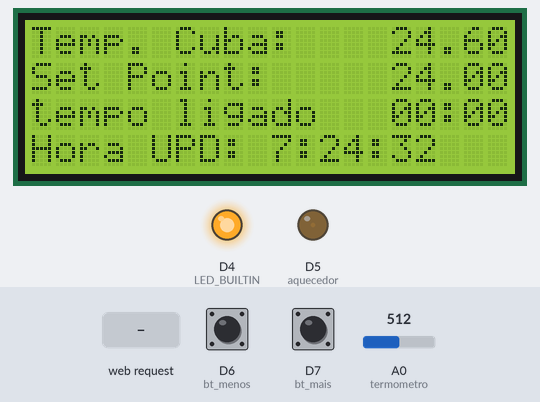
A sketch run on a simulated ESP8266 (NodeMCU). Shown: 20×4 character LCD, output pins drawn as LEDs (lit = HIGH, except the on-board LED, lit = LOW). Inputs (shaded band) come from the test bench; at power-on: A0 (termometro) = 512, D6 (bt_menos) HIGH, D7 (bt_mais) HIGH. WiFi joins after 1.5 s; servers stay silent unless stated; what the sketch prints to the serial monitor is not drawn.

Above: at 3.9 s.
4.0 s: A0 (termometro) set to 170
At 6.62 s:
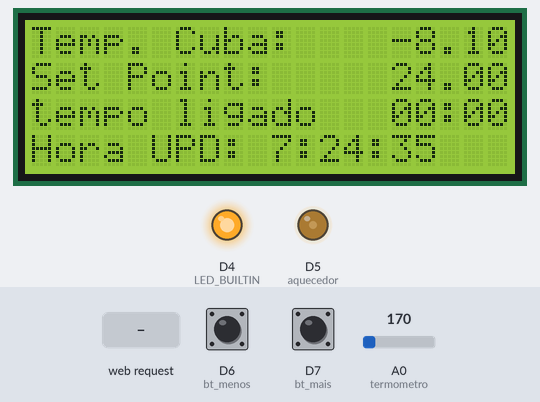
7.0 s: A0 (termometro) set to 140
At 7.52 s:
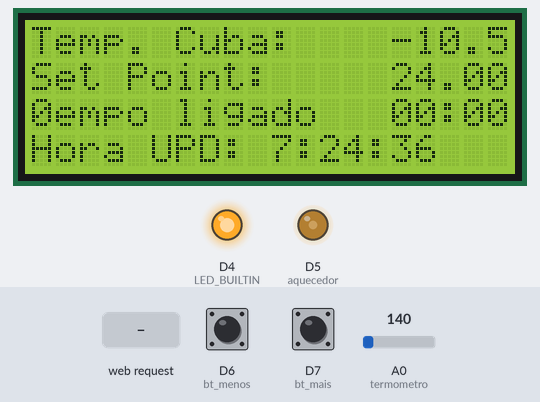
10.0 s: A0 (termometro) set to 0
At 12.8 s:
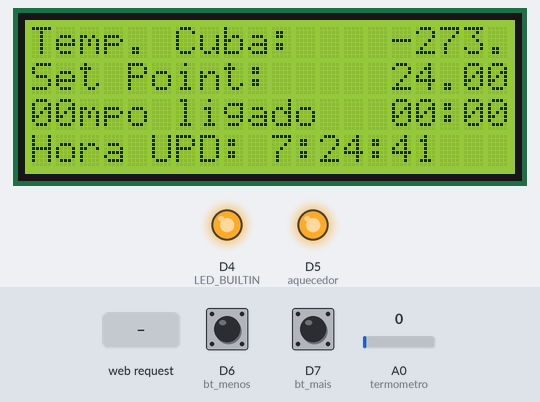
13.0 s: HTTP request GET /LEDOff received
At 14.1 s:
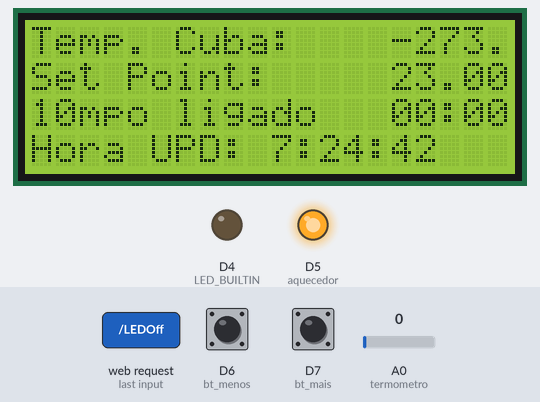
16.0 s: A0 (termometro) set to 3
At 18.1 s:
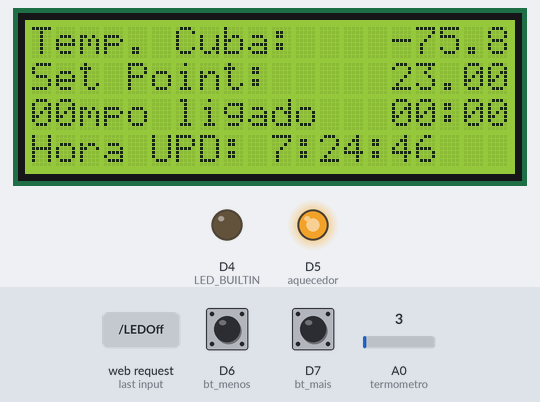
18.3 s: A0 (termometro) set to 716
At 18.86 s:
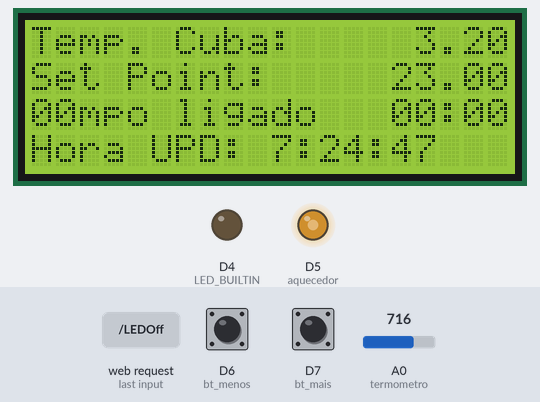
Timing chart, 0 to 24.6 s (numbered marks = the images above; inputs shaded):
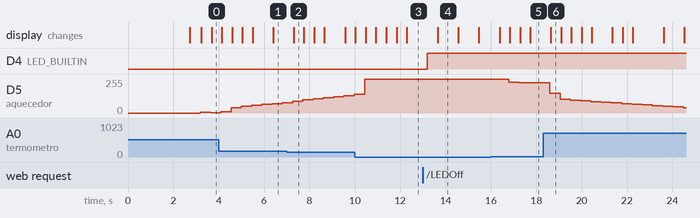

Measured:
- the behaviour switches between 157 and 156 on A0 (termometro) (found by bisection; images 1 and 2)
- after the input at 7.0 s, the display: changes after 0.30 s (image 2)
- after the input at 10.0 s, the display: first differs from a run without the input after 0.47 s (image 3 shows a later state)
- after the input at 13.0 s, D4 (LED_BUILTIN): LOW → HIGH after 0.20 s
- after the input at 16.0 s, D5 (aquecedor): 255/255 → 231/255 after 0.79 s, → 226/255 0.45 s later
- after the input at 18.3 s, D5 (aquecedor): moves from 226/255 to 41/255 over 5.9 s, starting after 0.30 s
- what the display in image 2 shows lasts 0.5 s, from 7.3 s to 7.8 s

The sketch:

Sous_vide_lcd_i2c_esp8266_web_WIFI.ino
```cpp
/*
    desenvolvido por:
    Cesar Costa e Samuel Oliveira Costa
    09/2022


*/

//includes
#include <ESP8266WiFi.h>
#include <WiFiClient.h>
#include <ESP8266WebServer.h>
#include <ESP8266WiFiMulti.h>
#include <WiFiUdp.h>
#include <Wire.h>  //INCLUSÃO DE BIBLIOTECA
#include <LiquidCrystal_I2C.h> //INCLUSÃO DE BIBLIOTECA


//criar instancias
LiquidCrystal_I2C lcd(0x27, 20, 4); // Default address of most PCF8574 modules, change according

//Cria uma instancia da classe ESP8266WiFiMulti, chamada 'wifiMulti'
ESP8266WiFiMulti wifiMulti;
//Cria uma instancia da classe WifiUDP para enviar e receber dados
WiFiUDP UDP;

IPAddress timeServerIP;

ESP8266WebServer server(80); //instanciar servidor no porto 80


//defines

#define aquecedor D5

#define termometro A0
#define bt_mais D7
#define bt_menos D6
#define bt_enter D0


//Constantes e Variaveis

// Altere com as suas credenciais
const char *ssid = "ap fran";
const char *password = "franOcosta11";

//Define o servidor NTP utilizado
const char* NTPServerName = "b.ntp.br";
//Time stamp do NTP se encontra nos primeiros 48 bytes da mensagem
const int NTP_PACKET_SIZE = 48;
//Buffer para armazenar os pacotes transmitidos e recebidos
byte NTPBuffer[NTP_PACKET_SIZE];

//Requisita horario do servidor NTP a cada minuto
unsigned long intervalNTP = 60000;
unsigned long prevNTP = 0;
unsigned long lastNTPResponse = millis();
uint32_t timeUNIX = 0;
unsigned long prevActualTime = 0;

String page = "";

int medir;
int medir_anterior = 0;
int seconds = 0;
float now;
float   timeChange;
float lastTime = 0.0;
float error;
float lastErr = 0.0;
float dErr;
float errSum;
float kp = 1.0;
float ki = 0.50;
float kd = 0.0;
float Setpoint = 0.0;
float Input;
float Output;
float saida;
float kmax = 255.0;
float kmin = 0.0;
float Resistance;
float Temp;
int TempRound;
float Temp_anterior = 0.0;
float Temp_acumuladaX50 = 0.0;
float Temp_acumuladaX10 = 0.0;
int dTEmp, dSet, dHora, dMinuto;

unsigned long segundos;
unsigned long minutos;
unsigned int horas;
unsigned int minuto;
unsigned int hora;
int dias;


//****************************************//

int PID() {
  now = millis();
  timeChange =  ((unsigned long)now - lastTime) / 1000;   //((long)now - lastTime) / 1000;

  error = Setpoint - Input;
  if (error > kmax)error = kmax;
  if (error < kmin - kmax)error = kmin - kmax;

  errSum += (error * timeChange);
  if (errSum > kmax)errSum = kmax;
  if (errSum < kmin - kmax)errSum = kmin - kmax;

  dErr = (error - lastErr) / timeChange;
  if (dErr > kmax)dErr = kmax;
  if (dErr < kmin - kmax)dErr = kmin - kmax;

  Output = (kp * error) + (ki * errSum) + (kd * dErr);
  //  Output=Output*-1;
  if (Output > kmax)Output = kmax;
  if (Output < kmin)Output = kmin;

  lastErr = error;
  lastTime = now;
  return Output;
}

//****************************************//

void medir_temp() {


  medir = analogRead(termometro);
  medir = (medir + medir_anterior) / 2;
  medir_anterior = medir;


  Resistance = ((10240000.0 / medir) - 10000);
  /******************************************************************/
  /* Utilizes the Steinhart-Hart Thermistor Equation:        */
  /*    Temperature in Kelvin = 1 / {A + B[ln(R)] + C[ln(R)]^3}   */
  /*    where A = 0.001129148, B = 0.000234125 and C = 8.76741E-08  */
  /******************************************************************/

  Temp = log(Resistance);
  Temp = 1 / (0.001129148 + (0.000234125 * Temp) + (0.0000000876741 * Temp * Temp * Temp));
  Temp = Temp - 273.15;  // Convert Kelvin to Celsius
  Temp = (Temp + Temp_anterior) / 2;
  Temp_anterior = Temp;

}

//****************************************//

void setup()
{


  //Pagina HTML
  page = "<html><head><title>Controle Sinaleiro</title></head>"//barra de titulo
         "<body>    <h1>      <em><strong>Sinaleiro programavel</strong></em></h1>    <p>"
         "<a href=\"LEDOn\"><button style=\"background: #069cc2; border-radius: 6px; padding: 15px; cursor: pointer; color: #fff; border: none; font-size: 26px;\">Ligar o Led Azul </button></a>"  // botão extra
         "<p>   <strong><a href=\"LEDOn\"><button>ON</button></a></strong></p>  " // botão pequeno
         "<p> <p> <p> <p>          <p>      "
         "<strong>&nbsp;<a href=\"LEDOff\"><button>OFF</button></a></strong></p>  </body></html>"

         "<p> <p> <p> <p>          "

         "<a href=\"LEDOff\"><button style=\"background: #111213; border-radius: 6px; padding: 15px; cursor: pointer; color: #fff; border: none; font-size: 26px;\">Desligar o Led Azul </button></a>"  // botão extra

         ;  //segundo botão


  //DEsligar PINs
  pinMode(LED_BUILTIN, OUTPUT);
  digitalWrite(LED_BUILTIN, LOW);

  delay(1000);
  Serial.begin(9600);
  WiFi.begin(ssid, password); //Iniciar ligação à rede Wi-Fi
  Serial.println("");

  // Aguardar por ligação
  while (WiFi.status() != WL_CONNECTED)
  {
    delay(500);
    Serial.print(".");
  }
  Serial.println("");
  Serial.print("Ligado a: ");
  Serial.println(ssid);
  Serial.print("Endereço IP: ");
  Serial.println(WiFi.localIP());

  server.on("/", []() {
    server.send(200, "text/html", page);
  });
  server.on("/LEDOn", []() {
    Setpoint++;

    server.send(200, "text/html", page);
    digitalWrite(LED_BUILTIN, LOW);


  });
  server.on("/LEDOff", []() {
    Setpoint--;

    server.send(200, "text/html", page);
    digitalWrite(LED_BUILTIN, HIGH);
  });
  server.on("/ATHora", []() {
    server.send(200, "text/html", page);
    digitalWrite(LED_BUILTIN, LOW);
    delay(1000);
    digitalWrite(LED_BUILTIN, HIGH);
    delay(1000);
  });
  server.begin();
  Serial.println("Web server Inicializado!");


  ///hora UDP

  startUDP();
  if (!WiFi.hostByName(NTPServerName, timeServerIP))
  {
    //Obtem o endereco IP do servidor NTP
    Serial.println("DNS lookup failed. Rebooting.");
    Serial.flush();
    ESP.reset();
  }
  Serial.print("IP do servidor NTP:t");
  Serial.println(timeServerIP);
  Serial.println("rnEnviando requisicao NTP...");
  sendNTPpacket(timeServerIP);


  /// end hora UPD


  // lcd

  lcd.init();
  lcd.backlight();
  Serial.begin(9600);
  Serial.println("Setpoint , temperatura , Output");

  pinMode(aquecedor, OUTPUT);
  pinMode(termometro, INPUT);
  pinMode(bt_mais, INPUT_PULLUP);
  pinMode(bt_menos, INPUT_PULLUP);


  lcd.setCursor(0, 0);
  lcd.print("Temp. Cuba: ");
  lcd.setCursor(0, 1);
  lcd.print("Set Point: ");
  lcd.setCursor(0, 2);
  lcd.print("tempo ligado");
  lcd.setCursor(17, 2);
  lcd.print(":");
  lcd.setCursor(0, 3);
  lcd.print("HORA UPD");
  lcd.setCursor(17, 3);
  lcd.print(":");

for(int i=0 ; i<50;i++){
  medir_temp();
  delay(1);
}
  int temperatura = Temp;
  Setpoint = temperatura;

}

void loop()
{


server.handleClient();

  /// hora CERTA
  unsigned long currentMillis = millis();
  if (currentMillis - prevNTP > intervalNTP)
  {
    //Verificar se passou um minuto da ultima requisicao
    prevNTP = currentMillis;
    Serial.println("rnEnviando requisicao NTP ...");
    sendNTPpacket(timeServerIP);
  }
  uint32_t time = getTime();
  if (time)
  {
    timeUNIX = time - 10800;
    Serial.print("Resposta NTP:t");
    Serial.println(timeUNIX);
    lastNTPResponse = currentMillis;
  }
  else if ((currentMillis - lastNTPResponse) > 3600000) {
    Serial.println("Mais de 1 hora desde a ultima resposta NTP. Reiniciando.");
    Serial.flush();
    ESP.reset();
  }
  uint32_t actualTime = timeUNIX + (currentMillis - lastNTPResponse) / 1000;
  if (actualTime != prevActualTime && timeUNIX != 0)
  {
    //Verifica se passou um segundo desde a ultima impressao de valores no serial monitor
    prevActualTime = actualTime;
    //Serial.printf("rUTC time:t%d:%d:%d   ", getHours(actualTime), getMinutes(actualTime), getSeconds(actualTime));
    //Serial.println();
  }


//Pagina HTML
  page = "<html><head><title>Controle Temperatura Sous Vide</title></head>"//barra de titulo
         "<body>    <h1>      <em><strong> Controle Temperatura Sous Vide </strong></em></h1>    <p>"


         "<a href=\"LEDOn\"><button style=\"background: #069cc2; border-radius: 6px; padding: 15px; cursor: pointer; color: #fff; border: none; font-size: 26px;\">Subir Setpoint Led On </button></a>"  // botão extra


         "<a href=\"LEDOff\"><button style=\"background: #111213; border-radius: 6px; padding: 15px; cursor: pointer; color: #fff; border: none; font-size: 26px;\">Descer Setpoint Led Off</button></a>"  // botão extra

         "<p><a href=\"ATHora\"><button style=\"background: #111213; border-radius: 6px; padding: 15px; cursor: pointer; color: #fff; border: none; font-size: 26px;\"> Atualizar Temperatura e  piscar led </button></a>"  // botão extra
         "<p><body>    <h1>      <em><strong>Data da Leitura:  "
         ;  //segundo botão


  page = page + (String(getHours(actualTime)));
  page = page + ":";
  page = page + (String(getMinutes(actualTime)));
  page = page + ":";
  page = page + (String(getSeconds(actualTime)));
  page = page+ "<br>Tempo Ligado: ";
  page = page + (hora);
  page = page + ":";
   page = page + (minuto);

  page = page + " </strong></em></h1>    <p>";

  page = page + "<hr/><p><body>    <h1>      <em><strong>Ultima Leitura:  ";
  page = page + (String (Temp));
  page = page + "`C <br> Setpoint ajustado em: ";
  page = page + (String (Setpoint));

  page = page + "  <img  alt=\"alternative text for the liked image\""
         "src=\"http://zequielmarmores.com.br/wp-content/uploads/2015/01/negroMarquinaEspanhol.jpg\""
         "width=\"5\"     height=\"133\"    border=\"5\"    style=\"border:1px solid #337AB7\" />";


  page = page + "<img  alt=\"alternative text for the liked image\""
         "src=\"http://zequielmarmores.com.br/wp-content/uploads/2015/01/rojoAlicante.jpg\""
         "width=\"75\"    height=\"";
  page = page + (String(Temp + 1));
  page = page + "\"    border=\"5\"    style=\"border:1px solid #337AB7\" /><img  alt=\"alternative text for the liked image\""
         "src=\"http://zequielmarmores.com.br/wp-content/uploads/2015/01/qsAzulEstrelar.jpg\""
         "width=\"75\"    height=\"";
  page = page + (String(Setpoint + 1));


  page = page + "\"    border=\"5\"    style=\"border:1px solid #337AB7\" /><img  alt=\"alternative text for the liked image\""
         "src=\"http://zequielmarmores.com.br/wp-content/uploads/2015/01/negroMarquinaEspanhol.jpg\""
         "width=\"5\"     height=\"133\"    border=\"5\"    style=\"border:1px solid #337AB7\" />"
         "<hr/><img alt=\"html image example\" src=\"https://www.vectorlogo.zone/logos/arduino/arduino-official.svg\"  />";


  page = page + " </strong></em></h1>    <p>";


  //    //Mostra o horario atualizado
  //       Serial.println("");
  //        Serial.print( String(getHours(actualTime)));
  //         Serial.print( ":");
  //          Serial.print(String(getMinutes(actualTime)));
  //         Serial.print( ":");
  //       Serial.print( String(getSeconds(actualTime)));


  /// em hora certa


  //programa sous vide


  segundos = millis() / 1000;
  minutos = segundos / 60;
  horas = minutos / 60;
  minuto = minutos % 60;
  hora = horas % 24;
  dias = hora / 24;

  if (!digitalRead(bt_mais)) {
    Setpoint++;
    delay(1);
  }
  if (!digitalRead(bt_menos)) {
    Setpoint--;
    delay(1);
  }

  medir_temp();

  for (int j = 0 ; j < 9; j++) {
    for (int i = 0; i < 49; i++) {

      Temp_acumuladaX50 = Temp_acumuladaX50 + Temp;
      medir_temp();
      delayMicroseconds(800);
    }
    delayMicroseconds(500);
    Temp = Temp_acumuladaX50 / 50.0;
    TempRound = Temp * 10;
    Temp = TempRound / 10.0;

    Temp_acumuladaX50 = Temp_acumuladaX50 / 50.0;
    Temp_acumuladaX10 = Temp_acumuladaX10 + Temp;
  }
  Temp = Temp_acumuladaX10 / 10.0;
  TempRound = Temp * 10;
  Temp = TempRound / 10.0;

  Temp_acumuladaX10 = Temp_acumuladaX10 / 10;


  Input = Temp;
  saida = PID();
  analogWrite(aquecedor, saida);

  //lcd.clear();
  lcd.setCursor(15, 0);
  if (Temp < 0 && dTEmp != -1) {
    lcd.print("     ");
    lcd.setCursor(15, 0);
  }  else if (Temp == 0 && dTEmp != 0) {
    lcd.print("     ");
    lcd.setCursor(16, 0);
  } else if (Temp < 10 && dTEmp != 10) {
    lcd.print("     ");
    lcd.setCursor(16, 0);
  } else if (Temp < 100 && dTEmp != 100) {
    lcd.print("     ");
    lcd.setCursor(15, 0);
  }
  lcd.print(Temp);

  lcd.setCursor(15, 1);
  if (Setpoint < 10 && dSet != 10) {
    lcd.print("    ");
    lcd.setCursor(16, 1);
  } else if (Setpoint < 100 && dSet != 100) {
    lcd.print("    ");
    lcd.setCursor(15, 1);
  }
  lcd.print(Setpoint);

  lcd.setCursor(15, 2);
  if (hora < 10)  lcd.print("0");
  lcd.print(hora);
  lcd.setCursor(18, 2);
  if (minuto < 10)  lcd.print("0");
  lcd.print(minuto);

  lcd.setCursor(0, 3);
  lcd.printf("Hora UPD: %d:%d:%d  ", getHours(actualTime), getMinutes(actualTime), getSeconds(actualTime));


  Serial.print(Setpoint);
  Serial.print(" , ");
  Serial.print(Temp);
  Serial.print(" , ");
  Serial.println(map(Output, 0, 255, 0, 100));


  delay(1);


}
```

startUDP.ino
```cpp
void startUDP()
{
  Serial.println("Iniciando UDP");
  //Inicializa UDP na porta 23
  UDP.begin(123);
  Serial.print("Porta local:t");
  Serial.println(UDP.localPort());
  Serial.println();
}
uint32_t getTime()
{
  if (UDP.parsePacket() == 0)
  {
    return 0;
  }
  UDP.read(NTPBuffer, NTP_PACKET_SIZE); // read the packet into the buffer
  //Combina os 4 bytes do timestamp em um numero de 32 bits
  uint32_t NTPTime = (NTPBuffer[40] << 24) | (NTPBuffer[41] << 16) | (NTPBuffer[42] << 8) | NTPBuffer[43];
  //Converte o horario NTP para UNIX timestamp
  //Unix time comeca em 1 de Jan de 1970. Sao 2208988800 segundos no horario NTP:
  const uint32_t seventyYears = 2208988800UL;
  //Subtrai setenta anos do tempo
  uint32_t UNIXTime = NTPTime - seventyYears;
  return UNIXTime;
}
void sendNTPpacket(IPAddress& address)
{
  //Seta todos os bytes do buffer como 0
  memset(NTPBuffer, 0, NTP_PACKET_SIZE);
  //Inicializa os valores necessarios para formar a requisicao NTP
  NTPBuffer[0] = 0b11100011;   // LI, Version, Mode
  //Envia um pacote requisitando o timestamp
  UDP.beginPacket(address, 123);
  UDP.write(NTPBuffer, NTP_PACKET_SIZE);
  UDP.endPacket();
}
inline int getSeconds(uint32_t UNIXTime)
{
  return UNIXTime % 60;
}
inline int getMinutes(uint32_t UNIXTime)
{
  return UNIXTime / 60 % 60;
}
inline int getHours(uint32_t UNIXTime)
{
  return UNIXTime / 3600 % 24;
}
```
